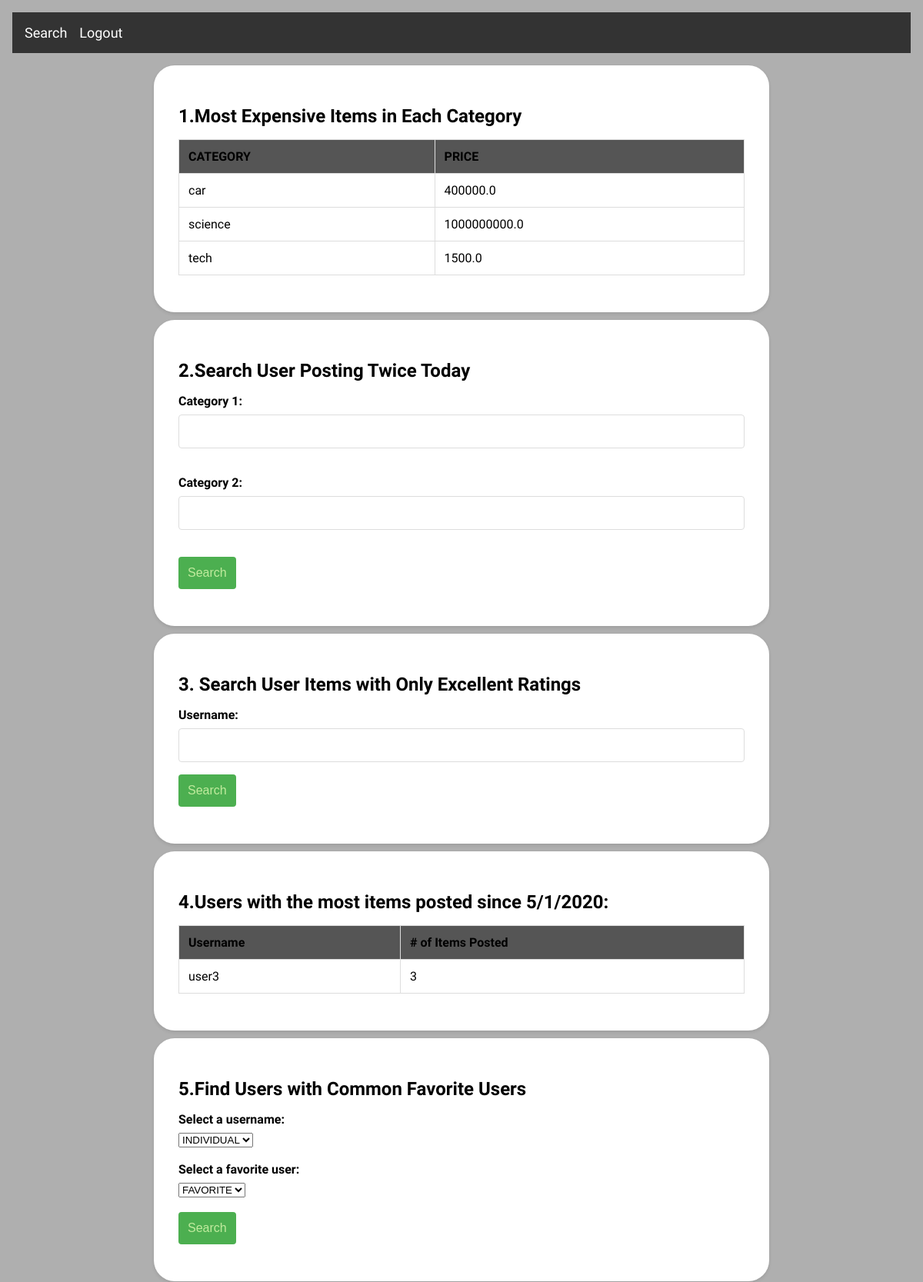
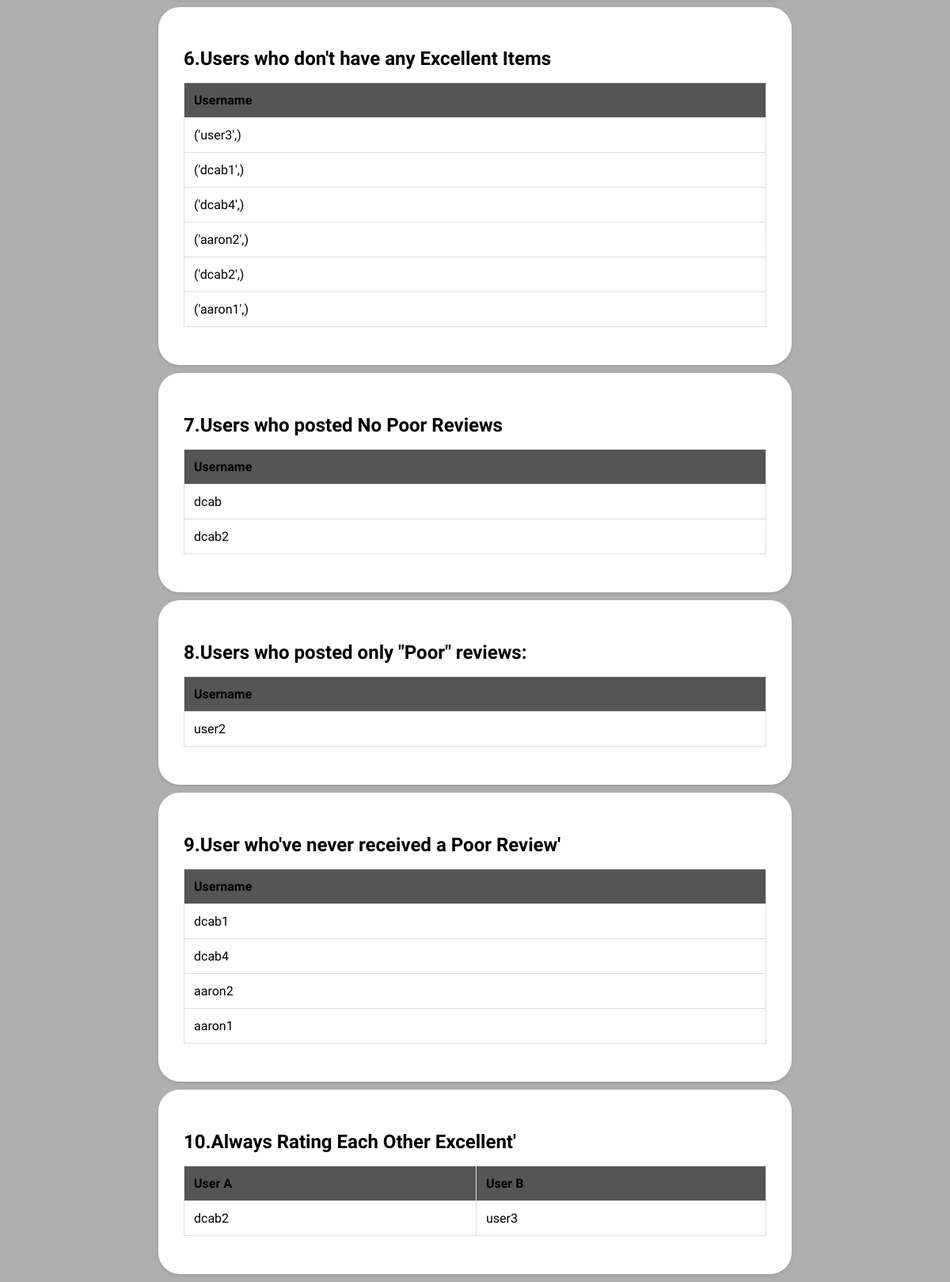
/marketplace, run on the app's committed database (2 pictures, top to bottom).
### tables this page shows
CREATE TABLE items (
                        id INTEGER PRIMARY KEY AUTOINCREMENT,
                        username TEXT,
                        title TEXT,
                        description TEXT,
                        category TEXT,
                        price REAL,
                        date TEXT
                        );

CREATE TABLE reviews (
                    id INTEGER PRIMARY KEY AUTOINCREMENT,
                    username TEXT,
                    item_id INTEGER,
                    rating TEXT,
                    description TEXT,
                    date TEXT
                    );

### app.py (the view)
@app.route('/marketplace', methods = ['GET', 'POST'])
def marketplace():
        with sqlite3.connect(db_path) as conn:
            c = conn.cursor()
            c.execute('SELECT * FROM items')
            items = c.fetchall()
        c.execute('SELECT *, MAX(price) as max_prices FROM items GROUP by category')
        max_prices = c.fetchall()
        category1 = request.args.get('category1')
        category2 = request.args.get('category2')
        c.execute('SELECT DISTINCT username FROM items WHERE category=? OR category=? GROUP BY username HAVING COUNT(DISTINCT category) = 2', (category1, category2))
        users = c.fetchall()
        username = request.args.get('username')
        c.execute('SELECT i.id, i.username, i.title, i.description, i.category, i.price, r.rating, r.date FROM items i JOIN reviews r ON i.id = r.item_id WHERE i.username=? AND r.rating IN ("Excellent", "Great") GROUP BY i.id HAVING COUNT(*) = SUM(CASE WHEN r.rating IN ("Excellent", "Great") THEN 1 ELSE 0 END)', (username,))
        items = c.fetchall()
        if items:
            html = '<table>'
            html += '<tr><th>Title</th><th>Description</th><th>Category</th><th>Price</th><th>Rating</th><th>Review Date</th></tr>'
            for item in items:
                html += '<tr>'
                html += '<td>' + item[2] + '</td>'
                html += '<td>' + item[3] + '</td>'
                html += '<td>' + item[4] + '</td>'
                html += '<td>$' + str(item[5]) + '</td>'
                html += '<td>' + item[6] + '</td>'
                html += '<td>' + item[7] + '</td>'
                html += '</tr>'
            html += '</table>'
        else:
            html = 'No items found'
        c.execute('''
                    SELECT username, COUNT(*) as num_items
                    FROM items
                    WHERE date >= "2020-05-01"
                    GROUP BY username
                    HAVING num_items = (
                        SELECT COUNT(*)
                        FROM items
                        WHERE date >= "2020-05-01"
                        GROUP BY username
                        ORDER BY COUNT(*) DESC
                        LIMIT 1
            )
    ''')
        top_users = c.fetchall()
        c.execute('SELECT DISTINCT username FROM favorites')
        usernames = c.fetchall()
        c.execute('SELECT DISTINCT favorite_user FROM favorites')
        favorite_users = c.fetchall()
        if request.method == 'POST':
            username = request.form['username']
            favorite_user = request.form['favorite_user']
            c.execute('SELECT username FROM favorites WHERE favorite_user=? AND username!=?', (favorite_user, username))
            common_favorites = c.fetchall()
        else:
            common_favorites = None
        c.execute('''
            SELECT DISTINCT items.username
            FROM items
            LEFT JOIN reviews ON items.id = reviews.item_id
            WHERE reviews.rating != "Excellent" OR reviews.rating IS NULL
        ''')
        excellent_users = c.fetchall()
        c.execute('''
            SELECT DISTINCT username
            FROM reviews
            WHERE username NOT IN (
                SELECT DISTINCT username
                FROM reviews
                WHERE rating = "Poor"
            )
        ''')
        users2= c.fetchall()
        c.execute('''SELECT DISTINCT username
                    FROM reviews
                    WHERE username NOT IN (
                        SELECT DISTINCT username
                        FROM reviews
                        WHERE rating != "Poor"
                        AND username IN (
                            SELECT DISTINCT username
                            FROM reviews
                            WHERE rating != "Poor"
                        )
                    )''')
        poor_review_users = c.fetchall()
        c.execute('''
            WITH poor_review_users AS (
                SELECT DISTINCT i.username
                FROM items i
                JOIN reviews r ON i.id = r.item_id
                WHERE r.rating = "Poor"
            )
            SELECT DISTINCT i.username
            FROM items i
            WHERE i.username NOT IN (SELECT username FROM poor_review_users)
        ''')
        good_item_users = c.fetchall()
        c.execute('''SELECT i1.username as user1, i2.username as user2
                FROM items i1
                INNER JOIN reviews r1 ON i1.id = r1.item_id AND r1.rating = 'Excellent'
                INNER JOIN items i2 ON i2.username = r1.username AND i1.id != i2.id
                INNER JOIN reviews r2 ON i2.id = r2.item_id AND r2.rating = 'Excellent' AND r2.username = i1.username;''')
        excellent_review_pairs = [list(sorted(x)) for x in c.fetchall()]
        ret = [pair for i, pair in enumerate(excellent_review_pairs) if pair not in excellent_review_pairs[:i]]
        return render_template('marketplace.html', item_results=items, max_prices=max_prices, users=users, users2=users2, items=items, top_users=top_users, excellent_users=excellent_users, poor_review_users=poor_review_users, good_item_users=good_item_users, excellent_review_pairs=ret, common_favorites=common_favorites, usernames=usernames, favorite_users=favorite_users)

### templates/marketplace.html (shortened to what this page needs)
<html lang="en">
  <head>
    <link
      rel="stylesheet"
      type="text/css"
      href="{{ url_for('static', filename='marketplace.css') }}"
    />
  </head>
  <body>
    <nav class="active">
      <ul>
        <li><a href="{{ url_for('searchbar') }}">Search</a></li>
        <li><a href="{{ url_for('handle_signin') }}">Logout</a></li>
      </ul>
    </nav>
    <section class="expensive-items-section">
      <h2>1.Most Expensive Items in Each Category</h2>
      <table id="item-results">
        <thead>
          <tr>
            <th>CATEGORY</th>
            <th>PRICE</th>
          </tr>
        </thead>
        <tbody>
          {% if max_prices %} {% for result in max_prices %}
          <tr>
            <td>{{ result[4] }}</td>
            <td>{{ result[5] }}</td>
          </tr>
          {% endfor %} {% else %}
          <tr>
            <td colspan="2">No results found.</td>
          </tr>
          {% endif %}
        </tbody>
      </table>
    </section>
    <section class="user-twice">
      <h2>2.Search User Posting Twice Today</h2>
      <form method="get" action="{{ url_for('marketplace') }}">
        <label for="category1">Category 1:</label>
        <input type="text" name="category1" id="category1" /><br /><br />
        <label for="category2">Category 2:</label>
        <input type="text" name="category2" id="category2" /><br /><br />
        <input type="submit" value="Search" />
      </form>
    </section>
    <section class="user-rating">
      <h2>3. Search User Items with Only Excellent Ratings</h2>
      <form method="get" action="{{ url_for('marketplace') }}">
        <label for="username">Username:</label>
        <input type="text" id="username" name="username" />
        <input type="submit" value="Search" />
      </form>
    </section>
    <section class="user-most-items">
      {% if top_users %}
      <h2>4.Users with the most items posted since 5/1/2020:</h2>
      <table>
        <thead>
          <tr>
            <th>Username</th>
            <th># of Items Posted</th>
          </tr>
        </thead>
        <tbody>
          {% for user in top_users %}
          <tr>
            <td>{{ user[0] }}</td>
            <td>{{ user[1] }}</td>
          </tr>
          {% endfor %}
        </tbody>
      </table>
      {% endif %}
    </section>
    <section class="common-favorites-section">
      <h2>5.Find Users with Common Favorite Users</h2>
      <form method="post" action="{{ url_for('marketplace') }}">
        <label for="username">Select a username:</label>
        <select name="username" id="username">
          <option value="" disabled selected hidden>INDIVIDUAL</option>
        </select>
        <br /><br />
        <label for="favorite_user">Select a favorite user:</label>
        <select name="favorite_user" id="favorite_user">
          <option value="" disabled selected hidden>FAVORITE</option>
        </select>
        <br /><br />
        <input type="submit" value="Search" />
      </form>
    </section>
    <section class="user-noexcellent">
      <h2>6.Users who don't have any Excellent Items</h2>
      <table>
        <thead>
          <tr>
            <th>Username</th>
          </tr>
        </thead>
        <tbody>
          {% for user in excellent_users %}
          <tr>
            <td>{{ user }}</td>
          </tr>
          {% endfor %}
        </tbody>
      </table>
    </section>
    <section class="user-nopoor">
      <h2>7.Users who posted No Poor Reviews</h2>
      <table>
        <thead>
          <tr>
            <th>Username</th>
          </tr>
        </thead>
        <tbody>
          {% for user in users2 %}
          <tr>
            <td>{{ user[0] }}</td>
          </tr>
          {% endfor %}
        </tbody>
      </table>
    </section>
    <section class="user-poor-reviews">
      {% if poor_review_users %}
      <h2>8.Users who posted only "Poor" reviews:</h2>
      <table>
        <thead>
          <tr>
            <th>Username</th>
          </tr>
        </thead>
        <tbody>
          {% for user in poor_review_users %}
          <tr>
            <td>{{ user[0] }}</td>
          </tr>
          {% endfor %}
        </tbody>
      </table>
      {% endif %}
    </section>
    <section class="good-item-users">
      <h2>9.User who've never received a Poor Review'</h2>
      <table>
        <thead>
          <tr>
            <th>Username</th>
          </tr>
        </thead>
        <tbody>
          {% for user in good_item_users %}
          <tr>
            <td>{{ user[0] }}</td>
          </tr>
          {% endfor %}
        </tbody>
      </table>
    </section>
    <section class="pair-excellent">
      <h2>10.Always Rating Each Other Excellent'</h2>
      <table>
        <thead>
          <tr>
            <th>User A</th>
            <th>User B</th>
          </tr>
        </thead>
        <tbody>
          {% for user_pair in excellent_review_pairs %}
          <tr>
            <td>{{ user_pair[0] }}</td>
            <td>{{ user_pair[1] }}</td>
          </tr>
          {% endfor %}
        </tbody>
      </table>
    </section>
  </body>
</html>

### static/marketplace.css (style rules this page uses)
:root { --background-main: #afafaf; --background-header: #333; --background-button: #555; --background-error: #f8d7da; --background-submit: #dff0d8; --submit-border: #c1eb9e; --submit-color: #4caf50; --form-border: #ccc; --error-border: #f5c6cb; --error-color: #721c24; --text-color: #fff; }
* { box-sizing: border-box; }
body { font-family: "Muli", sans-serif; margin: 0; padding: 0; background-color: var(--background-main); }
h2 { font-weight: bold; font-size: 24px; margin-bottom: 16px; }
table { width: 100%; border-collapse: collapse; border-spacing: 0; margin: 16px 0; }
table th, table td { padding: 12px; text-align: left; font-size: 16px; border: 1px solid #ddd; }
table th { background-color: var(--background-button); font-weight: bold; }
section { max-width: 800px; margin: 10px auto 10px; padding: 32px; background-color: #fff; border-radius: 27px; box-shadow: 0 2px 4px rgba(0, 0, 0, 0.1); }
nav { background-color: var(--background-header); color: #fff; display: flex; justify-content: space-between; align-items: center; padding: 16px; margin: 1rem; }
nav ul { display: flex; list-style: none; margin: 0; padding: 0; }
nav ul li { margin-right: 16px; }
nav ul li:last-child { margin-right: 0; }
nav ul li a { color: #fff; text-decoration: none; font-size: 18px; transition: color 0.3s; }
label { display: block; font-weight: bold; margin-bottom: 8px; }
input[type="text"] { width: 100%; padding: 12px; font-size: 16px; margin-bottom: 16px; border: 1px solid #ddd; border-radius: 4px; transition: border-color 0.3s; }
input[type="submit"] { background-color: var(--submit-color); color: var(--submit-border); padding: 12px; font-size: 16px; border: none; border-radius: 4px; cursor: pointer; transition: background-color 0.3s; }

### data on the page
items: category "car", price "400000.0", username "dcab2", username "user3"
items: category "science", price "1000000000.0"
items: category "tech", price "1500.0"
reviews: username "user2"

### other printed values
{{ user[0] }} "user3"
{{ user[1] }} "3"
{{ user }} "('user3',)" "('dcab1',)" "('dcab4',)" "('aaron2',)" "('dcab2',)" "('aaron1',)"
{{ user[0] }} "dcab" "dcab2"
{{ user[0] }} "dcab1" "dcab4" "aaron2" "aaron1"
